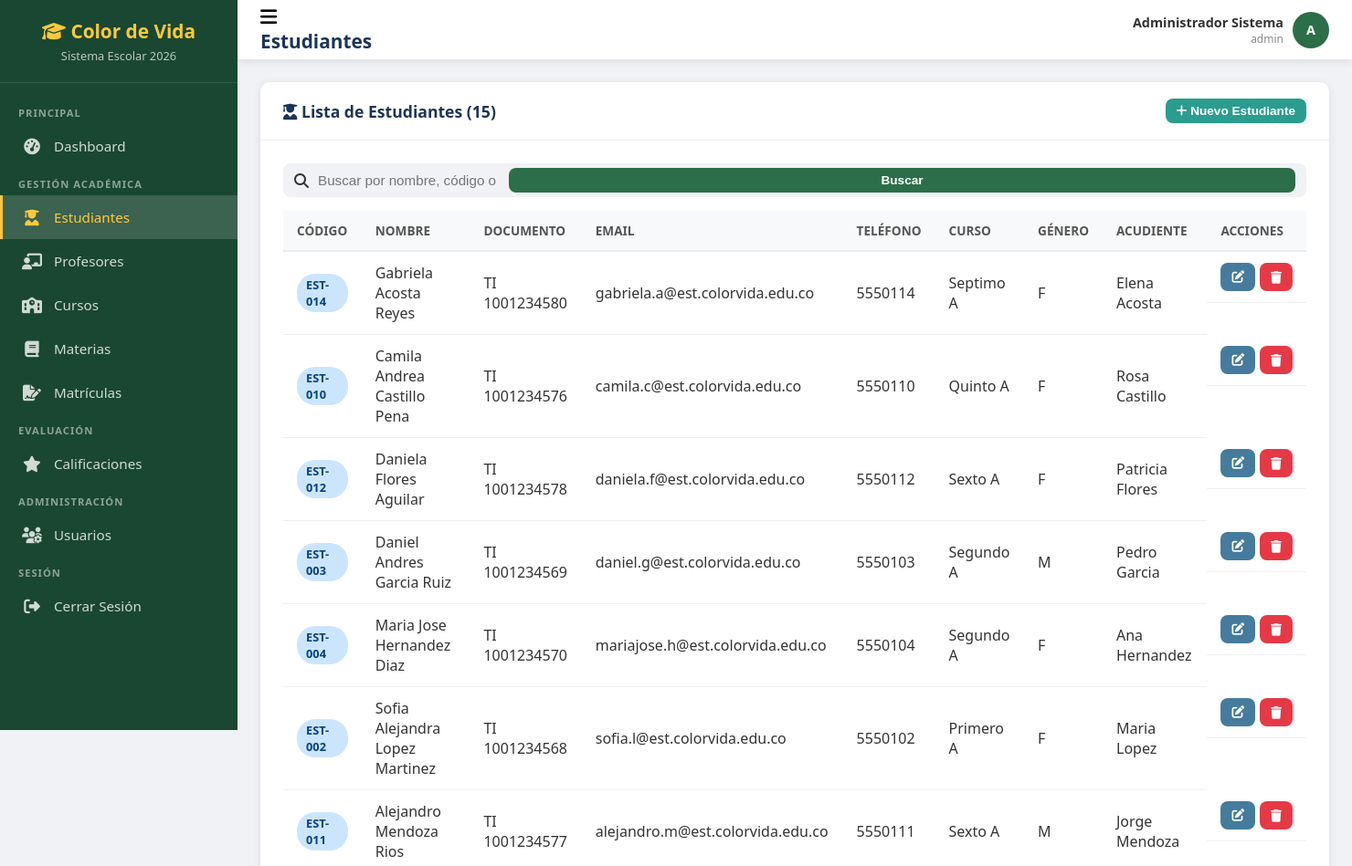
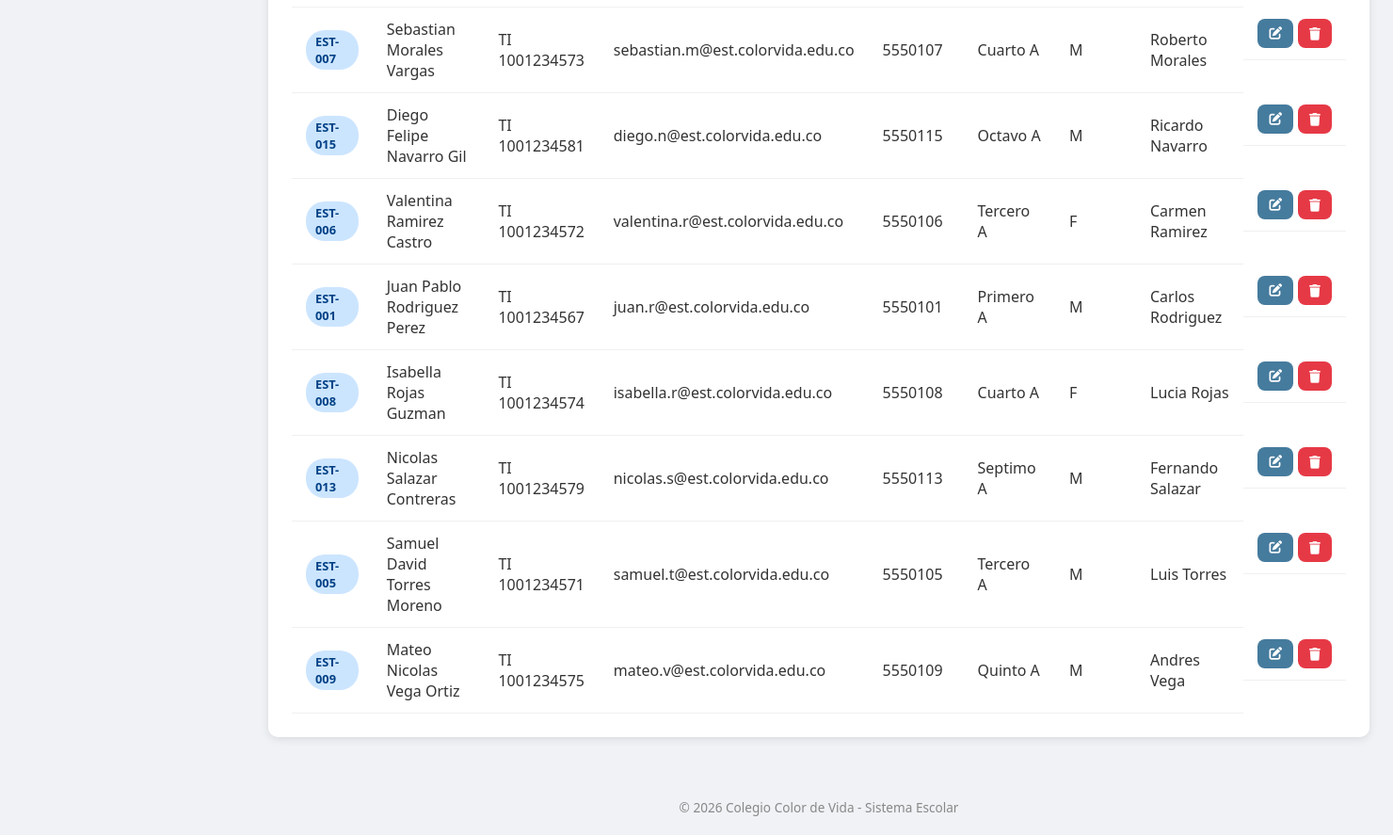
Page /estudiantes.php (signed in) on the committed database (2 pictures, top to bottom).
### tables this page shows
CREATE TABLE `estudiantes` (
  `id` int(11) NOT NULL AUTO_INCREMENT,
  `usuario_id` int(11) DEFAULT NULL,
  `codigo` varchar(20) NOT NULL,
  `nombre` varchar(100) NOT NULL,
  `apellido` varchar(100) NOT NULL,
  `tipo_documento` varchar(10) DEFAULT 'TI',
  `numero_documento` varchar(20) NOT NULL,
  `email` varchar(150) DEFAULT NULL,
  `telefono` varchar(20) DEFAULT NULL,
  `direccion` varchar(200) DEFAULT NULL,
  `fecha_nacimiento` date DEFAULT NULL,
  `genero` varchar(10) DEFAULT NULL,
  `acudiente_nombre` varchar(200) DEFAULT NULL,
  `acudiente_telefono` varchar(20) DEFAULT NULL,
  `acudiente_email` varchar(150) DEFAULT NULL,
  `curso_id` int(11) DEFAULT NULL,
  `activo` tinyint(1) DEFAULT 1,
  `foto` varchar(255) DEFAULT NULL,
  `creado_en` timestamp NULL DEFAULT current_timestamp(),
  PRIMARY KEY (`id`),
  UNIQUE KEY `codigo` (`codigo`),
  UNIQUE KEY `numero_documento` (`numero_documento`),
  UNIQUE KEY `usuario_id` (`usuario_id`),
  KEY `curso_id` (`curso_id`),
  CONSTRAINT `estudiantes_ibfk_1` FOREIGN KEY (`usuario_id`) REFERENCES `usuarios` (`id`) ON DELETE SET NULL,
  CONSTRAINT `estudiantes_ibfk_2` FOREIGN KEY (`curso_id`) REFERENCES `cursos` (`id`) ON DELETE SET NULL
);

CREATE TABLE `cursos` (
  `id` int(11) NOT NULL AUTO_INCREMENT,
  `grado_id` int(11) NOT NULL,
  `nombre` varchar(50) NOT NULL,
  `anio` int(11) NOT NULL,
  `director_id` int(11) DEFAULT NULL,
  `jornada` varchar(20) DEFAULT 'Manana',
  `salon` varchar(20) DEFAULT NULL,
  `capacidad` int(11) DEFAULT 30,
  `activo` tinyint(1) DEFAULT 1,
  `creado_en` timestamp NULL DEFAULT current_timestamp(),
  PRIMARY KEY (`id`),
  KEY `grado_id` (`grado_id`),
  KEY `director_id` (`director_id`),
  CONSTRAINT `cursos_ibfk_1` FOREIGN KEY (`grado_id`) REFERENCES `grados` (`id`),
  CONSTRAINT `cursos_ibfk_2` FOREIGN KEY (`director_id`) REFERENCES `profesores` (`id`) ON DELETE SET NULL
);

### estudiantes.php (the view, shortened to what this page needs)
<?php
require_once 'includes/header.php';
require_once 'includes/db.php';
$buscar = trim($_GET['buscar'] ?? '');
$where = $buscar ? "WHERE e.activo=1 AND (e.nombre LIKE ? OR e.apellido LIKE ? OR e.codigo LIKE ? OR e.numero_documento LIKE ?)" : "WHERE e.activo=1";
$params = $buscar ? ["%$buscar%", "%$buscar%", "%$buscar%", "%$buscar%"] : [];
$stmt = $pdo->prepare("SELECT e.*, c.nombre as curso_nombre FROM estudiantes e LEFT JOIN cursos c ON c.id = e.curso_id $where ORDER BY e.apellido, e.nombre");
$stmt->execute($params);
$estudiantes = $stmt->fetchAll();
?>
<div class="card">
    <div class="card-header">
        <h2><i class="fas fa-user-graduate"></i> Lista de Estudiantes (<?= count($estudiantes) ?>)</h2>
        <button class="btn btn-success btn-sm" onclick="openModal('modal-nuevo')">
            <i class="fas fa-plus"></i> Nuevo Estudiante
        </button>
    </div>
    <div class="card-body">
        <form method="GET" class="search-box">
            <i class="fas fa-search"></i>
            <input type="text" name="buscar" placeholder="Buscar por nombre, código o documento..." value="<?= htmlspecialchars($buscar) ?>">
            <button type="submit" class="btn btn-sm btn-primary">Buscar</button>
        </form>
        <div class="table-responsive">
            <table>
                <thead>
                    <tr>
                        <th>Código</th>
                        <th>Nombre</th>
                        <th>Documento</th>
                        <th>Email</th>
                        <th>Teléfono</th>
                        <th>Curso</th>
                        <th>Género</th>
                        <th>Acudiente</th>
                        <th>Acciones</th>
                    </tr>
                </thead>
                <tbody>
                    <?php foreach ($estudiantes as $est): ?>
                    <tr>
                        <td><span class="badge badge-primary"><?= $est['codigo'] ?></span></td>
                        <td><?= htmlspecialchars($est['nombre'] . ' ' . $est['apellido']) ?></td>
                        <td><?= $est['tipo_documento'] . ' ' . $est['numero_documento'] ?></td>
                        <td><?= htmlspecialchars($est['email'] ?? '-') ?></td>
                        <td><?= htmlspecialchars($est['telefono'] ?? '-') ?></td>
                        <td><?= htmlspecialchars($est['curso_nombre'] ?? '<span class="badge badge-warning">Sin curso</span>') ?></td>
                        <td><?= $est['genero'] ?? '-' ?></td>
                        <td><?= htmlspecialchars($est['acudiente_nombre'] ?? '-') ?></td>
                        <td class="actions">
                            <button class="btn btn-sm btn-info" onclick='openEditModal(<?= json_encode($est) ?>)' title="Editar"><i class="fas fa-edit"></i></button>
                            <a href="?delete=<?= $est['id'] ?>" class="btn btn-sm btn-danger" onclick="return confirm('¿Desactivar este estudiante?')" title="Desactivar"><i class="fas fa-trash"></i></a>
                        </td>
                    </tr>
                    <?php endforeach; ?>
                </tbody>
            </table>
        </div>
    </div>
</div>
<?php require_once 'includes/footer.php'; ?>

### css/estilos.css (style rules this page uses)
:root { --primary: #2c6e49; --primary-dark: #1a4731; --primary-light: #4c956c; --secondary: #fefee3; --accent: #ffc93c; --danger: #e63946; --warning: #f4a261; --info: #457b9d; --dark: #1d3557; --light: #f1faee; --sidebar-width: 260px; --header-height: 65px; --shadow: 0 2px 10px rgba(0,0,0,0.1); --radius: 10px; }
* { margin: 0; padding: 0; box-sizing: border-box; }
body { font-family: 'Segoe UI', Tahoma, Geneva, Verdana, sans-serif; background-color: #f0f2f5; color: #333; min-height: 100vh; }
.btn { display: inline-block; padding: 12px 24px; border: none; border-radius: 8px; cursor: pointer; font-size: 1rem; font-weight: 600; text-decoration: none; transition: all 0.3s; text-align: center; }
.btn-primary { background: var(--primary); color: white; width: 100%; }
.btn-danger { background: var(--danger); color: white; }
.btn-info { background: var(--info); color: white; }
.btn-success { background: #2a9d8f; color: white; }
.btn-sm { padding: 6px 12px; font-size: 0.85rem; }
.card { background: white; border-radius: var(--radius); box-shadow: var(--shadow); margin-bottom: 20px; }
.card-header { padding: 18px 25px; border-bottom: 1px solid #eee; display: flex; align-items: center; justify-content: space-between; }
.card-header h2 { font-size: 1.1rem; color: var(--dark); }
.card-body { padding: 25px; }
.table-responsive { overflow-x: auto; }
table { width: 100%; border-collapse: collapse; }
table th { background: #f8f9fa; padding: 12px 15px; text-align: left; font-weight: 600; color: #555; font-size: 0.85rem; text-transform: uppercase; border-bottom: 2px solid #e9ecef; }
table td { padding: 12px 15px; border-bottom: 1px solid #f0f0f0; vertical-align: middle; }
.badge { display: inline-block; padding: 3px 10px; border-radius: 20px; font-size: 0.8rem; font-weight: 600; }
.badge-primary { background: #cce5ff; color: #004085; }
.actions { display: flex; gap: 5px; }
.search-box { display: flex; align-items: center; background: #f0f2f5; border-radius: 8px; padding: 0 12px; margin-bottom: 15px; }
.search-box input { border: none; background: none; padding: 10px; flex: 1; font-size: 0.95rem; }

### rows in the picture
estudiantes: codigo "EST-014", nombre+apellido "Gabriela Acosta Reyes", tipo_documento "TI", numero_documento "1001234580", email "gabriela.a@est.colorvida.edu.co", telefono "5550114", curso.nombre "Septimo A", genero "F", acudiente_nombre "Elena Acosta"
estudiantes: codigo "EST-010", nombre+apellido "Camila Andrea Castillo Pena", tipo_documento "TI", numero_documento "1001234576", email "camila.c@est.colorvida.edu.co", telefono "5550110", curso.nombre "Quinto A", genero "F", acudiente_nombre "Rosa Castillo"
estudiantes: codigo "EST-012", nombre+apellido "Daniela Flores Aguilar", tipo_documento "TI", numero_documento "1001234578", email "daniela.f@est.colorvida.edu.co", telefono "5550112", curso.nombre "Sexto A", genero "F", acudiente_nombre "Patricia Flores"
estudiantes: codigo "EST-003", nombre+apellido "Daniel Andres Garcia Ruiz", tipo_documento "TI", numero_documento "1001234569", email "daniel.g@est.colorvida.edu.co", telefono "5550103", curso.nombre "Segundo A", genero "M", acudiente_nombre "Pedro Garcia"
estudiantes: codigo "EST-004", nombre+apellido "Maria Jose Hernandez Diaz", tipo_documento "TI", numero_documento "1001234570", email "mariajose.h@est.colorvida.edu.co", telefono "5550104", curso.nombre "Segundo A", genero "F", acudiente_nombre "Ana Hernandez"
estudiantes: codigo "EST-002", nombre+apellido "Sofia Alejandra Lopez Martinez", tipo_documento "TI", numero_documento "1001234568", email "sofia.l@est.colorvida.edu.co", telefono "5550102", curso.nombre "Primero A", genero "F", acudiente_nombre "Maria Lopez"
estudiantes: codigo "EST-011", nombre+apellido "Alejandro Mendoza Rios", tipo_documento "TI", numero_documento "1001234577", email "alejandro.m@est.colorvida.edu.co", telefono "5550111", curso.nombre "Sexto A", genero "M", acudiente_nombre "Jorge Mendoza"
estudiantes: codigo "EST-007", nombre+apellido "Sebastian Morales Vargas", tipo_documento "TI", numero_documento "1001234573", email "sebastian.m@est.colorvida.edu.co", telefono "5550107", curso.nombre "Cuarto A", genero "M", acudiente_nombre "Roberto Morales"
estudiantes: codigo "EST-015", nombre+apellido "Diego Felipe Navarro Gil", tipo_documento "TI", numero_documento "1001234581", email "diego.n@est.colorvida.edu.co", telefono "5550115", curso.nombre "Octavo A", genero "M", acudiente_nombre "Ricardo Navarro"
estudiantes: codigo "EST-006", nombre+apellido "Valentina Ramirez Castro", tipo_documento "TI", numero_documento "1001234572", email "valentina.r@est.colorvida.edu.co", telefono "5550106", curso.nombre "Tercero A", genero "F", acudiente_nombre "Carmen Ramirez"
estudiantes: codigo "EST-001", nombre+apellido "Juan Pablo Rodriguez Perez", tipo_documento "TI", numero_documento "1001234567", email "juan.r@est.colorvida.edu.co", telefono "5550101", curso.nombre "Primero A", genero "M", acudiente_nombre "Carlos Rodriguez"
estudiantes: codigo "EST-008", nombre+apellido "Isabella Rojas Guzman", tipo_documento "TI", numero_documento "1001234574", email "isabella.r@est.colorvida.edu.co", telefono "5550108", curso.nombre "Cuarto A", genero "F", acudiente_nombre "Lucia Rojas"
estudiantes: codigo "EST-013", nombre+apellido "Nicolas Salazar Contreras", tipo_documento "TI", numero_documento "1001234579", email "nicolas.s@est.colorvida.edu.co", telefono "5550113", curso.nombre "Septimo A", genero "M", acudiente_nombre "Fernando Salazar"
estudiantes: codigo "EST-005", nombre+apellido "Samuel David Torres Moreno", tipo_documento "TI", numero_documento "1001234571", email "samuel.t@est.colorvida.edu.co", telefono "5550105", curso.nombre "Tercero A", genero "M", acudiente_nombre "Luis Torres"
estudiantes: codigo "EST-009", nombre+apellido "Mateo Nicolas Vega Ortiz", tipo_documento "TI", numero_documento "1001234575", email "mateo.v@est.colorvida.edu.co", telefono "5550109", curso.nombre "Quinto A", genero "M", acudiente_nombre "Andres Vega"

### other values in the picture
$pagina_titulo "Estudiantes"
$nombre_usuario "Administrador Sistema"
$rol_usuario "admin"
$inicial "A"
count($estudiantes) "15"
